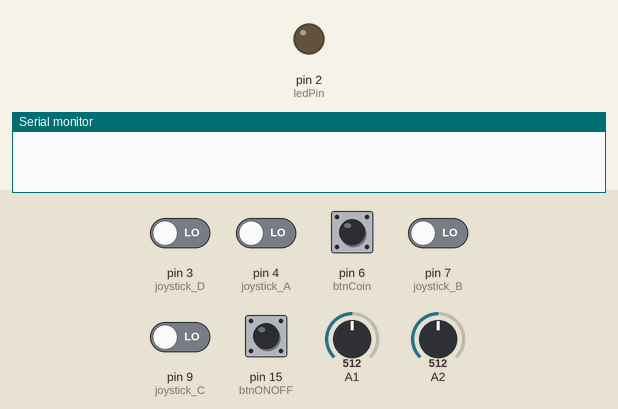
This sketch was run on a simulated Arduino Leonardo, built with avr-gcc and run on an emulated ATmega32U4. Parts: output pins drawn as LEDs (lit = HIGH), the last lines printed to the serial monitor. The test bench sets the inputs (shaded band); at power-on: pin 3 (joystick_D), pin 4 (joystick_A), pin 6 (btnCoin), pin 7 (joystick_B), pin 9 (joystick_C), pin 15 (btnONOFF) LOW, A1 = 512, A2 = 512. USB keyboard and mouse output is not drawn.

Above: at 1.2 s.
1.3 s: pin 15 (btnONOFF) pulled HIGH for 0.15 s
At 1.8 s:
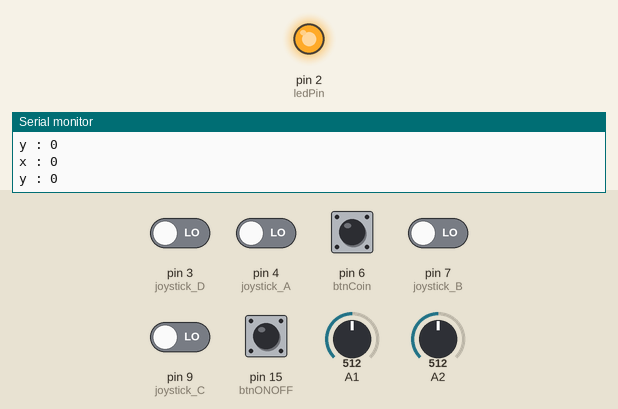
2.9 s: pin 15 (btnONOFF) pulled HIGH for 1 s
At 4.3 s:
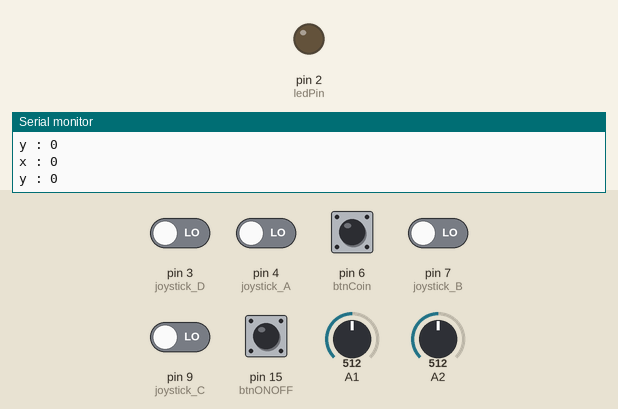
Timing chart, 0 to 5.9 s (numbered marks = the images above; inputs shaded):
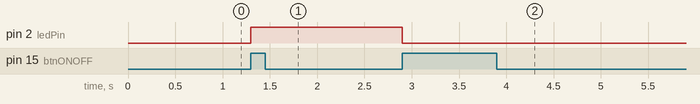

Measured:
- after the input at 1.3 s, pin 2 (ledPin): LOW → HIGH at once
- after the input at 2.9 s, pin 2 (ledPin): HIGH → LOW at once

The sketch:

Joystick.ino
```cpp
#include "Keyboard.h"

const int joystick_x = A2;
const int joystick_y = A1;
const int joystick_z = 14;    //조이스틱 X,Y,Z축을 저장

const int joystick_A = 4;
const int joystick_B = 7;
const int joystick_C = 9;
const int joystick_D = 3;

const int btnONOFF = 15;
const int btnCoin = 6;

int center_x;
int center_y;
int deadzone = 1;


const int ledPin = 2;

boolean mouseIsActive = false;    // whether or not to control the mouse
int lastSwitchState = LOW;        // previous switch state

void setup() {

  pinMode ( btnONOFF, INPUT );
  pinMode ( ledPin, OUTPUT );

  center_x = analogRead(A2);
  center_y = analogRead(A1);

  Serial.begin(115200);
  Keyboard.begin();
}

void loop() {
  joystickOnOff();

  if ( mouseIsActive) {                      // 조이스틱

      int joystickValue_x = readStick(A2, center_x);
      Serial.print("x : ");
      Serial.println(joystickValue_x);

      if ( joystickValue_x < 0 ) {
      Keyboard.press( KEY_DOWN_ARROW );
      }
      if ( joystickValue_x > 0 ) {
      Keyboard.press( KEY_UP_ARROW );
      }

      int joystickValue_y = readStick(A1, center_y);
      Serial.print("y : ");
      Serial.println(joystickValue_y);

      if ( joystickValue_y < 0 ) {
      Keyboard.press( KEY_LEFT_ARROW );
      }
      if ( joystickValue_y > 0 ) {
      Keyboard.press( KEY_RIGHT_ARROW );
      }

      if ( mouseIsActive ) {                      // 버튼

      int A_Read = digitalRead(joystick_A) ;
      if ( A_Read == HIGH ) {
      Keyboard.press( 'D' ); //A
      }

      int B_Read = digitalRead(joystick_B) ;
      if ( B_Read == HIGH ) {
      Keyboard.press( 'S' ); //s
      }

      int C_Read = digitalRead(joystick_C) ;
      if ( C_Read == HIGH ) {
      Keyboard.press( 'A' ); //a
      }

      int D_Read = digitalRead(joystick_D) ;
      if ( D_Read == HIGH ) {
      Keyboard.press( 'A' ); //d
      }

      int btnCoin_Read = digitalRead(btnCoin) ;
      if ( btnCoin_Read == HIGH ) {
      Keyboard.press( '5' ); //5
      }
   }

      delay ( 30 );
      Keyboard.releaseAll();
  }
}

int readStick(int pinNumber, int center) {
  int rawValue = analogRead(pinNumber);
  int adjustedValue = 0;
  if(rawValue >= center + deadzone) {
    adjustedValue = map(rawValue, center + deadzone, 1023, 0, 100);
  }
  else if(rawValue <= center - deadzone) {
    adjustedValue = map(rawValue, 0, center - deadzone, -100, 0);
  }
  return adjustedValue;
}

int joystickOnOff()
{
  int switchState = digitalRead ( btnONOFF );
  if (switchState != lastSwitchState) {
    if (switchState == HIGH) {
      mouseIsActive = !mouseIsActive;
      digitalWrite(ledPin, mouseIsActive);
      center_x = analogRead(A2);
      center_y = analogRead(A1);
    }
  }
  lastSwitchState = switchState;

  return mouseIsActive;
}
```
